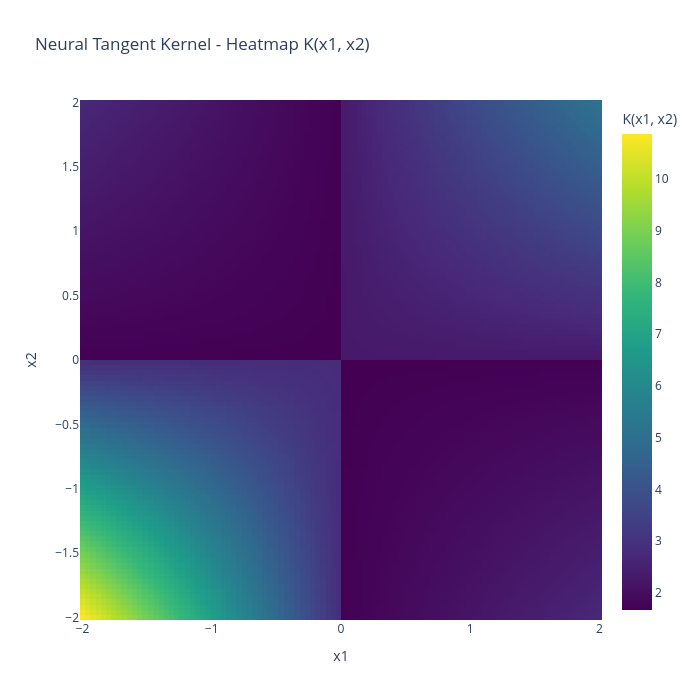

The notebook cell saved with this chart:
### Code cell
fig_heatmap = go.Figure(
    go.Heatmap(
        z = K, 
        x = np.round(xs, 2), 
        y = np.round(xs, 2),
        colorscale = "Viridis",
        colorbar = dict(title="K(x1, x2)")
    )
)
fig_heatmap.update_layout(
    title = "Neural Tangent Kernel - Heatmap K(x1, x2)",
    xaxis_title = "x1",
    yaxis_title = "x2",
    width = 700,
    height = 700
)
fig_heatmap.show()

### Figure 1 — Plotly figure (JSON) as saved in the notebook; plotly's stock layout.template omitted (floating-point values rounded to 4 significant figures; data arrays with more than 128 entries replaced by an {"elided": "..."} marker saying what was removed)
{"data": [{"colorbar": {"title": {"text": "K(x1, x2)"}}, "colorscale": [[0, "#440154"], [0.1111, "#482878"], [0.2222, "#3e4989"], [0.3333, "#31688e"], [0.4444, "#26828e"], [0.5556, "#1f9e89"], [0.6667, "#35b779"], [0.7778, "#6ece58"], [0.8889, "#b5de2b"], [1, "#fde725"]], "type": "heatmap", "x": [-2, -1.96, -1.92, -1.88, -1.84, -1.8, -1.76, -1.72, -1.68, -1.64, -1.6, -1.56, -1.52, -1.47, -1.43, -1.39, -1.35, -1.31, -1.27, -1.23, -1.19, -1.15, -1.11, -1.07, -1.03, -0.99, -0.95, -0.91, -0.87, -0.83, -0.79, -0.75, -0.71, -0.67, -0.63, -0.59, -0.55, -0.51, -0.46, -0.42, -0.38, -0.34, -0.3, -0.26, -0.22, -0.18, -0.14, -0.1, -0.06, -0.02, 0.02, 0.06, 0.1, 0.14, 0.18, 0.22, 0.26, 0.3, 0.34, 0.38, 0.42, 0.46, 0.51, 0.55, 0.59, 0.63, 0.67, 0.71, 0.75, 0.79, 0.83, 0.87, 0.91, 0.95, 0.99, 1.03, 1.07, 1.11, 1.15, 1.19, 1.23, 1.27, 1.31, 1.35, 1.39, 1.43, 1.47, 1.52, 1.56, 1.6, 1.64, 1.68, 1.72, 1.76, 1.8, 1.84, 1.88, 1.92, 1.96, 2], "y": [-2, -1.96, -1.92, -1.88, -1.84, -1.8, -1.76, -1.72, -1.68, -1.64, -1.6, -1.56, -1.52, -1.47, -1.43, -1.39, -1.35, -1.31, -1.27, -1.23, -1.19, -1.15, -1.11, -1.07, -1.03, -0.99, -0.95, -0.91, -0.87, -0.83, -0.79, -0.75, -0.71, -0.67, -0.63, -0.59, -0.55, -0.51, -0.46, -0.42, -0.38, -0.34, -0.3, -0.26, -0.22, -0.18, -0.14, -0.1, -0.06, -0.02, 0.02, 0.06, 0.1, 0.14, 0.18, 0.22, 0.26, 0.3, 0.34, 0.38, 0.42, 0.46, 0.51, 0.55, 0.59, 0.63, 0.67, 0.71, 0.75, 0.79, 0.83, 0.87, 0.91, 0.95, 0.99, 1.03, 1.07, 1.11, 1.15, 1.19, 1.23, 1.27, 1.31, 1.35, 1.39, 1.43, 1.47, 1.52, 1.56, 1.6, 1.64, 1.68, 1.72, 1.76, 1.8, 1.84, 1.88, 1.92, 1.96, 2], "z": {"elided": "100x100 float values"}}], "layout": {"height": 700, "title": {"text": "Neural Tangent Kernel - Heatmap K(x1, x2)"}, "width": 700, "xaxis": {"autorange": true, "range": [-2.02, 2.02], "title": {"text": "x1"}, "type": "linear"}, "yaxis": {"autorange": true, "range": [-2.02, 2.02], "title": {"text": "x2"}, "type": "linear"}}}
